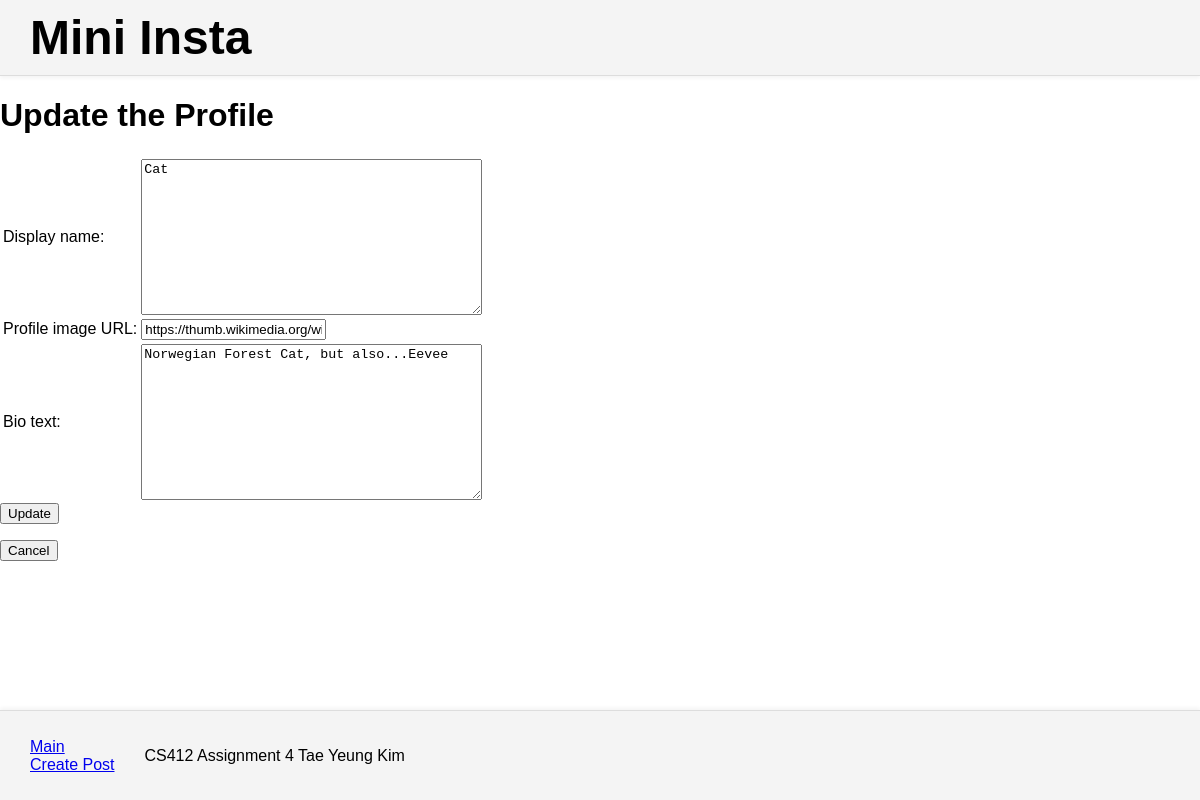
The page /mini_insta/profile/5/update on the database as committed earlier.
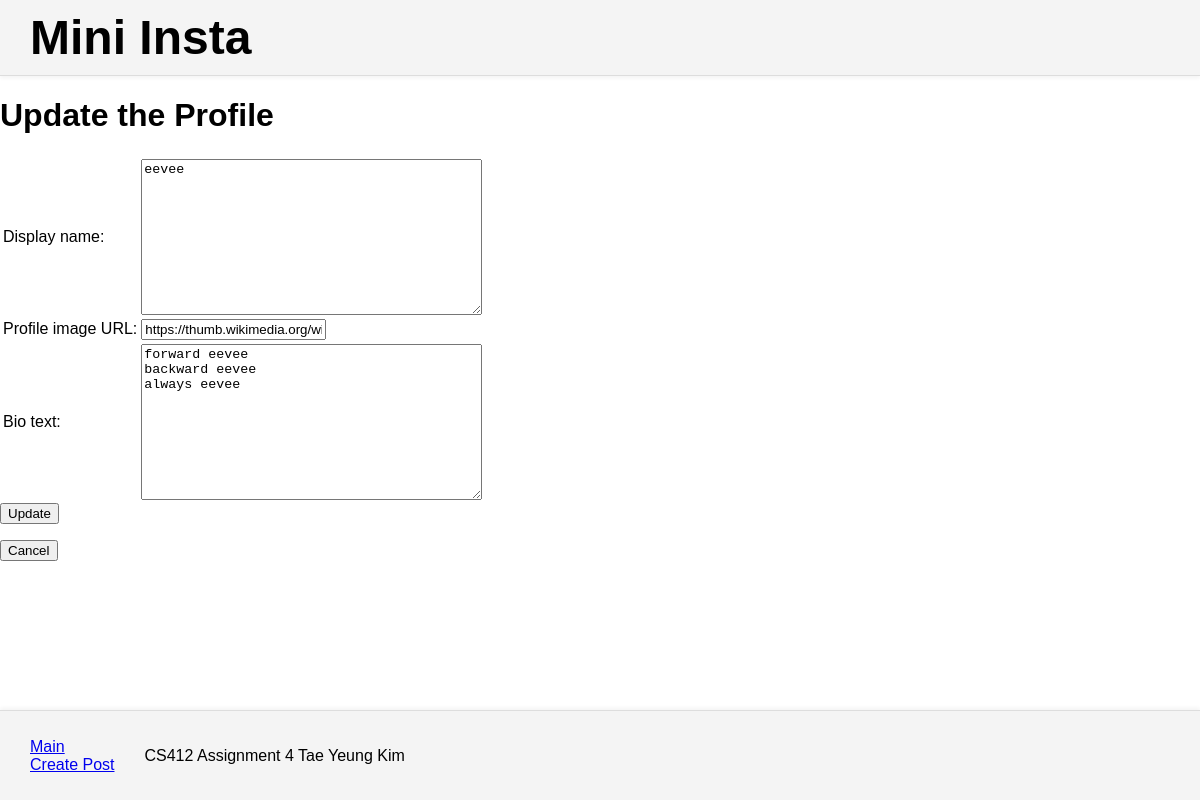
The same page on the database as committed later.
### mini_insta/models.py (models this page shows, shortened)
class Profile(models.Model):
    username = models.TextField(blank=True)
    display_name = models.TextField(blank=True)
    profile_image_url = models.URLField(blank=True)
    bio_text = models.TextField(blank=True)
    join_date = models.DateField(auto_now=True)

### mini_insta/views.py (the view)
# urls.py: path('profile/<int:pk>/update', UpdateProfileView.as_view(), name="update_profile"),
class UpdateProfileView(UpdateView):
    model = Profile
    form_class = UpdateProfileForm
    template_name = "mini_insta/update_profile_form.html"

### mini_insta/forms.py
class UpdateProfileForm(forms.ModelForm):
    class Meta:
        model = Profile
        fields = ['display_name', 'profile_image_url', 'bio_text']

### mini_insta/templates/mini_insta/update_profile_form.html (shortened to what this page needs)
{% extends 'mini_insta/base.html' %}
{% block content %}
<h1>Update the Profile</h1>
<form action="{% url 'update_profile' profile.pk %}" method="POST">
    <table>
        <tr>
            <td>Display name:</td>
            <td>{{form.display_name}}</td>
        </tr>
        <tr>
            <td>Profile image URL:</td>
            <td>{{form.profile_image_url}}</td>
        </tr>
        <tr>
            <td>Bio text:</td>
            <td>{{form.bio_text}}</td>
        </tr>
    </table>
    <input type="submit" name="submit" value="Update">
</form>
<form action="{% url 'show_profile' profile.pk %}" method="GET">
    <input type="submit" value="Cancel">
</form>
{% endblock %}

Rows that differ between the two databases and show on the page:
changed Profile: display_name "Cat" → "eevee"; bio_text "Norwegian Forest Cat, but also...Eevee" → "forward eevee backward eevee always eevee"
